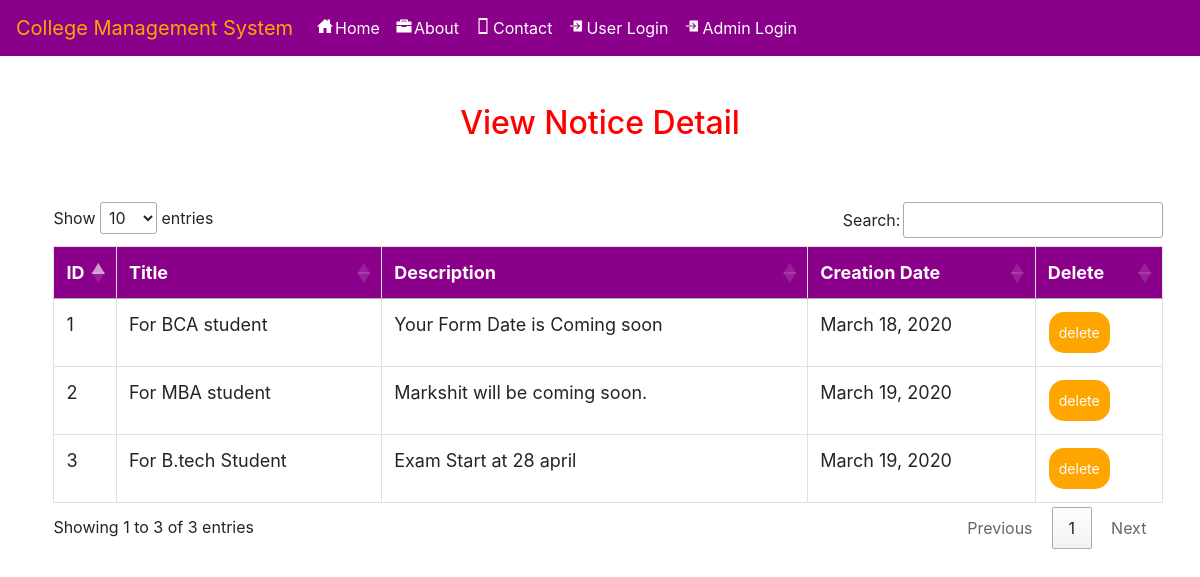
Screenshot of /noticedetail with the database file from the repository.
### college/models.py (models this page shows, shortened)
class Notice(models.Model):
    title = models.CharField(max_length=100,null=True)
    desc = models.TextField(null=True)
    Date1 = models.DateField(null=True)

### college/views.py (the view)
# urls.py: path('noticedetail',Notice_detail,name="noticedetail"),
def Notice_detail(request):
    data = Notice.objects.all()
    d ={'data':data}
    return render(request,'noticedetail.html',d)

### college/templates/noticedetail.html (shortened to what this page needs)
{% extends 'navigation.html' %}
{% load static %}
{% block body %}
<center><h2 style="color:red;margin-top:4%">View Notice Detail</h2></center>
<div  class="container-fluid">
    <center>
    <div class="container">
        <table class="table table-bordered" id="myTable">
  <thead>
  <tr>
    <th>ID</th>
    <th>Title</th>
    <th>Description</th>
    <th>Creation Date</th>
    <th>Delete</th>
  </tr>
  </thead>
   <tbody>
    {% for i in data %}
  <tr>
    <td>{{i.id}}</td>
    <td>{{i.title}}</td>
    <td>{{i.desc}}</td>
    <td>{{i.Date1}}</td>
    <td><a href="{% url 'delete_notice' i.id %}"><button class="button button1">delete</button></a></td>
  </tr>
    {% endfor %}
    </tbody>
</table>
 </div></center>
</div>
{% endblock %}

### college/templates/navigation.html (style rules this page uses)
* { box-sizing: border-box; }
#myTable { border-collapse: collapse; width: 100%; border: 1px solid #ddd; font-size: 18px; }
#myTable th { text-align: left; padding: 12px; background-color: DarkMagenta; color: white; }
#myTable td { text-align: left; padding: 12px; background-color: white; }
#myTable tr { border-bottom: 1px solid #ddd; }
.button { background-color: orange; border: none; color: white; padding: 10px; text-align: center; text-decoration: none; display: inline-block; font-size: 14px; margin: 1px 1px; cursor: pointer; }
.button1 { border-radius: 15px; }

### college/templates/noticedetail.html (style rules this page uses)
.container { border-radius:6px; margin:2%; }
.container-fluid { margin-top:5%; }

### rows the page displays
Notice: id "1", title "For BCA student", desc "Your Form Date is Coming soon", Date1 "March 18, 2020"
Notice: id "2", title "For MBA student", desc "Markshit will be coming soon.", Date1 "March 19, 2020"
Notice: id "3", title "For B.tech Student", desc "Exam Start at 28 april", Date1 "March 19, 2020"
